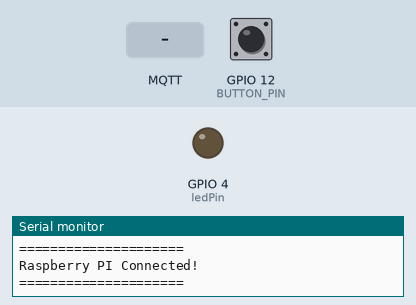
Simulated run of this sketch. Board: ESP32. Shown: output pins drawn as LEDs (lit = HIGH), the last lines printed to the serial monitor. Inputs (shaded band) come from the test bench; at power-on: GPIO 12 (BUTTON_PIN) HIGH. WiFi joins after 1.5 s; servers stay silent unless stated; no MQTT or app messages arrive unless stated; the camera gives no picture.

Above: at 3.0 s.
3.1 s: GPIO 12 (BUTTON_PIN) pulled LOW for 0.15 s
At 4.0 s:
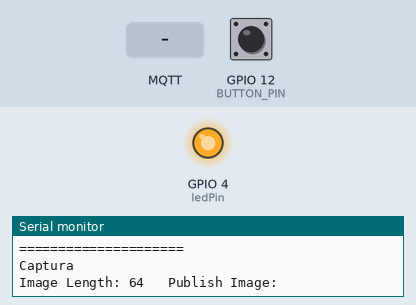
7.7 s: MQTT message "off" arrives on the first subscribed topic
At 8.7 s:
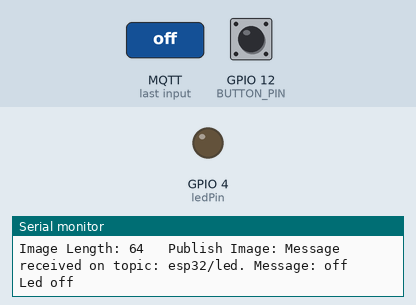
9.2 s: GPIO 12 (BUTTON_PIN) pulled LOW for 1 s
At 9.8 s:
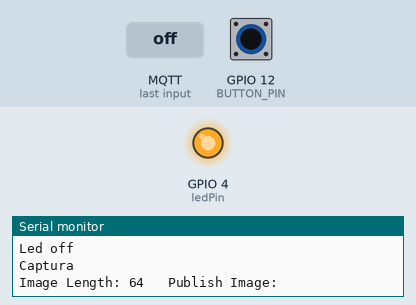
Timing chart, 0 to 12.2 s (numbered marks = the images above; inputs shaded):
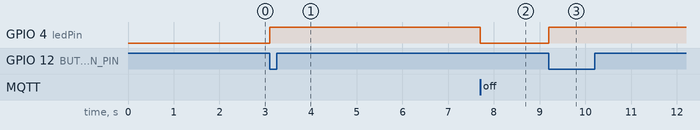

The sketch:

mqtt-flutter-raspi.ino
```cpp
#include "esp_camera.h"
#include <WiFi.h>
#include <MQTT.h>

#define PWDN_GPIO_NUM 32
#define RESET_GPIO_NUM -1
#define XCLK_GPIO_NUM 0
#define SIOD_GPIO_NUM 26
#define SIOC_GPIO_NUM 27
#define Y9_GPIO_NUM 35
#define Y8_GPIO_NUM 34
#define Y7_GPIO_NUM 39
#define Y6_GPIO_NUM 36
#define Y5_GPIO_NUM 21
#define Y4_GPIO_NUM 19
#define Y3_GPIO_NUM 18
#define Y2_GPIO_NUM 5
#define VSYNC_GPIO_NUM 25
#define HREF_GPIO_NUM 23
#define PCLK_GPIO_NUM 22


#define ESP32CAM_PUBLISH_TOPIC "esp32/cam_0"
const int bufferSize = 1024 * 23; // 23552 bytes

const char ssid[] = "RiojasdelaCruz";
const char pass[] = "VictoriaDLC";

WiFiClient net;
MQTTClient client = MQTTClient(bufferSize);

const int ledPin = 4;
bool playingVideo = false;

const int BUTTON_PIN = 12;
const int DEBOUNCE_DELAY = 50;
int lastSteadyState = LOW;
int lastFlickerableState = LOW;
int currentState;
unsigned long lastDebounceTime = 0;

void connect() {

  WiFi.begin(ssid, pass);

  Serial.println("\n\n=====================");
  Serial.println("Connecting to Wi-Fi");
  Serial.println("=====================\n\n");

  while (WiFi.status() != WL_CONNECTED) {
    Serial.print(".");
    delay(100);
  }

  Serial.println("\n\n=====================");
  Serial.println("WIFI Connected!!");
  Serial.println("=====================\n\n");

  client.begin("192.168.0.20", net);
  client.onMessage(messageReceived);

  Serial.println("\n\n=====================");
  Serial.println("Connecting to Raspberry PI");
  Serial.println("=====================\n\n");

  while (!client.connect("ESP32CAM")) {
    Serial.print(".");
    delay(100);
  }

  if (!client.connected()) {
    Serial.println("Raspberry PI Timeout!");
    ESP.restart();
    return;
  }

  Serial.println("\n\n=====================");
  Serial.println("Raspberry PI Connected!");
  Serial.println("=====================\n\n");

  client.subscribe("esp32/led");
  client.subscribe("esp32/video");

}


void messageReceived(String &topic, String &payload) {
  Serial.print("Message received on topic: ");
  Serial.print(topic);
  Serial.print(". Message: ");
  Serial.println(payload);

  if (String(topic) == "esp32/led") {
    if (payload == "on") {
      Serial.println("Led on");
      digitalWrite(ledPin, HIGH);
    } else if (payload == "off") {
      Serial.println("Led off");
      digitalWrite(ledPin, LOW);
    }
  }

  if (String(topic) == "esp32/video") {
    if (payload == "on") {
      Serial.println("Video on");
      playingVideo = true;

    } else if (payload == "off") {
      Serial.println("Video off");
      playingVideo = false;
    }
  }
}

void setup() {

  Serial.begin(115200);

  cameraInit();

  connect();

  pinMode(ledPin, OUTPUT);
  pinMode(BUTTON_PIN, INPUT_PULLUP);

}

void loop() {
  // client.publish(ESP32CAM_PUBLISH_TOPIC, "Hola mundo desde ESP32Cam");
  // delay(5000);

  client.loop();

  currentState = digitalRead(BUTTON_PIN);

  if(client.connected()){

    if(playingVideo) {
      grabImage(false);
    }

    unsigned long currentMillis = millis();

    if ((millis() - lastDebounceTime) > DEBOUNCE_DELAY) {

      if(lastSteadyState == HIGH && currentState == LOW) {
        Serial.println("Captura");

        digitalWrite(ledPin, HIGH);
        delay(500);
        grabImage(true);

      }

      lastSteadyState = currentState;
    }

  }


}

void cameraInit() {

  camera_config_t config;

  config.ledc_channel = LEDC_CHANNEL_0;
  config.ledc_timer = LEDC_TIMER_0;
  config.pin_d0 = Y2_GPIO_NUM;
  config.pin_d1 = Y3_GPIO_NUM;
  config.pin_d2 = Y4_GPIO_NUM;
  config.pin_d3 = Y5_GPIO_NUM;
  config.pin_d4 = Y6_GPIO_NUM;
  config.pin_d5 = Y7_GPIO_NUM;
  config.pin_d6 = Y8_GPIO_NUM;
  config.pin_d7 = Y9_GPIO_NUM;
  config.pin_xclk = XCLK_GPIO_NUM;
  config.pin_pclk = PCLK_GPIO_NUM;
  config.pin_vsync = VSYNC_GPIO_NUM;
  config.pin_href = HREF_GPIO_NUM;
  config.pin_sscb_sda = SIOD_GPIO_NUM;
  config.pin_sscb_scl = SIOC_GPIO_NUM;
  config.pin_pwdn = PWDN_GPIO_NUM;
  config.pin_reset = RESET_GPIO_NUM;
  config.xclk_freq_hz = 20000000;
  config.pixel_format = PIXFORMAT_JPEG;
  config.frame_size = FRAMESIZE_VGA; // 640x480
  config.jpeg_quality = 10;
  config.fb_count = 2;

  esp_err_t err = esp_camera_init(&config);

  if(err != ESP_OK) {

    Serial.printf("Camera init failed with error 0x%x", err);
    ESP.restart();
    return;

  }

  Serial.println("\n\n=====================");
  Serial.println("Camera init Success!");
  Serial.println("=====================\n\n");

}

void grabImage( bool ding ) {

  camera_fb_t *fb = esp_camera_fb_get();

  if( fb != NULL && fb->format == PIXFORMAT_JPEG && fb->len < bufferSize ){

    Serial.print("Image Length: ");
    Serial.print(fb->len);
    Serial.print("\t Publish Image: ");

    bool result = false;

    if(ding) {
      result = client.publish("esp32/ding", (const char *)fb->buf, fb->len);
    } else {
      result = client.publish(ESP32CAM_PUBLISH_TOPIC, (const char *)fb->buf, fb->len);
    }


    if(!result){
      Serial.println("No Result====== ");
      ESP.restart();
    }

  }

  esp_camera_fb_return(fb);
  delay(1);

}
```

Measured:
- after the input at 3.1 s, GPIO 4 (ledPin): LOW → HIGH at once
- after the input at 7.7 s, GPIO 4 (ledPin): HIGH → LOW at once
- after the input at 9.2 s, GPIO 4 (ledPin): LOW → HIGH at once
